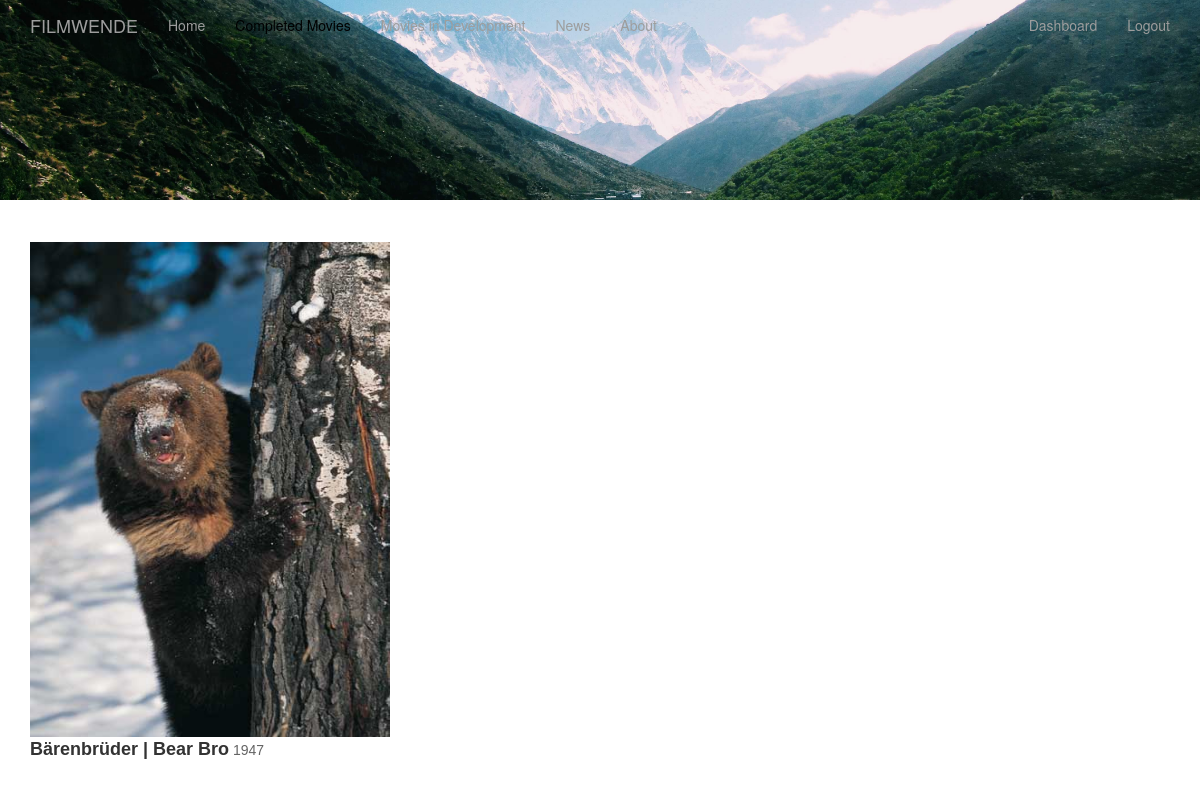
The app's page /completed (signed in) with its own data.
### app/models.py (models this page shows, shortened)
class DesignImage(db.Model):
    __tablename__ = "designimages"
    id = db.Column(db.Integer, primary_key = True)
    section = db.Column(db.String)
    image_url = db.Column(db.String)
    current = db.Column(db.Integer)

class Movie(db.Model):
    __tablename__ = "movies"
    id = db.Column(db.Integer, primary_key=True)
    title_DE = db.Column(db.String, unique=True)
    title_EN = db.Column(db.String, unique=True)
    isReleased = db.Column(db.Integer)
    release_date = db.Column(db.String(140))
    format = db.Column(db.String)
    isColored = db.Column(db.Integer)
    language = db.Column(db.String)
    duration = db.Column(db.String)
    synopsis = db.Column(db.String)
    awards = db.Column(db.String)
    screenings = db.Column(db.String)
    supporters = db.Column(db.String)
    directors = db.Column(db.String)
    producers = db.Column(db.String)
    executive_producers = db.Column(db.String)
    editors = db.Column(db.String)
    cinematography = db.Column(db.String)
    sound_recordist = db.Column(db.String)
    sound_mix = db.Column(db.String)
    color = db.Column(db.String)
    image_url = db.Column(db.String)
    def get_movies(boolean):
        movies = Movie.query.filter_by(isReleased=boolean).all()
        for movie in movies:
            movie.release_date = movie.release_date[-4:]
        return movies

### app/routes.py (the view)
@app.route('/completed')
def completed():
    movies = Movie.get_movies(1)
    designImage = DesignImage.query.filter_by(section="completed_movies", current=1).first()
    return render_template('movies_completed.html', movies=movies, designImage=designImage)

### app/models.py (called while the page is built)
@login.user_loader
def load_user(id):
    return User.query.get(int(id))

### app/templates/movies_completed.html
{% extends "base.html" %}
{% block content %}
<div class="row">
  <img id="header" src="{{designImage.image_url}}" alt="My image"/>
  <div class="col-md-3"></div>
</div>
<div class="col"><hr></div>
<div class="container">
  {% if movies | length > 0 %}
  <div class="row">
    {%for movie in movies%}
        <div class="col-sm-6 col-md-4">{% include '_movie_preview.html' %}</div>
    {%endfor%}
  </div>
{%else%}
  <i>No movie yet.</i>
{%endif%}
</div>
{%endblock%}

### app/templates/_movie_preview.html
<div>
  <a href='/movies/{{movie.title_DE}}'class="mov_img_preview">
    <img src="{{movie.image_url}}" height="495px" width="330px" id="movie-poster" alt="Default Movie Poster"/>
  </a>
  <div class="caption">
    <span class="bold">{{movie.title_DE }} | {{movie.title_EN}}</span><span class="release"> {{movie.release_date}}</span>
  </div>
 </div>

### app/static/mystyle.css (style rules this page uses)
#header { object-fit: cover; width: 100%; height: 200px; }
hr { border-color: rgba(255, 255, 255); }
a { color: white; }
.bold { font-family: 'Franklin Gothic Medium', 'Arial Narrow', Arial, sans-serif; font-weight: bold; font-size: large; }
.release { font-family: 'Franklin Gothic Medium', 'Arial Narrow', Arial, sans-serif; font-weight: large; color: rgba(100, 100, 100); }
html, body { max-width: 100%; overflow-x: hidden; }
#movie-poster { vertical-align: middle; width: 100%; }

### records on screen
DesignImage: image_url (picture)
Movie: image_url (picture), title_DE "Bärenbrüder", title_EN "Bear Bro", release_date "1947"
